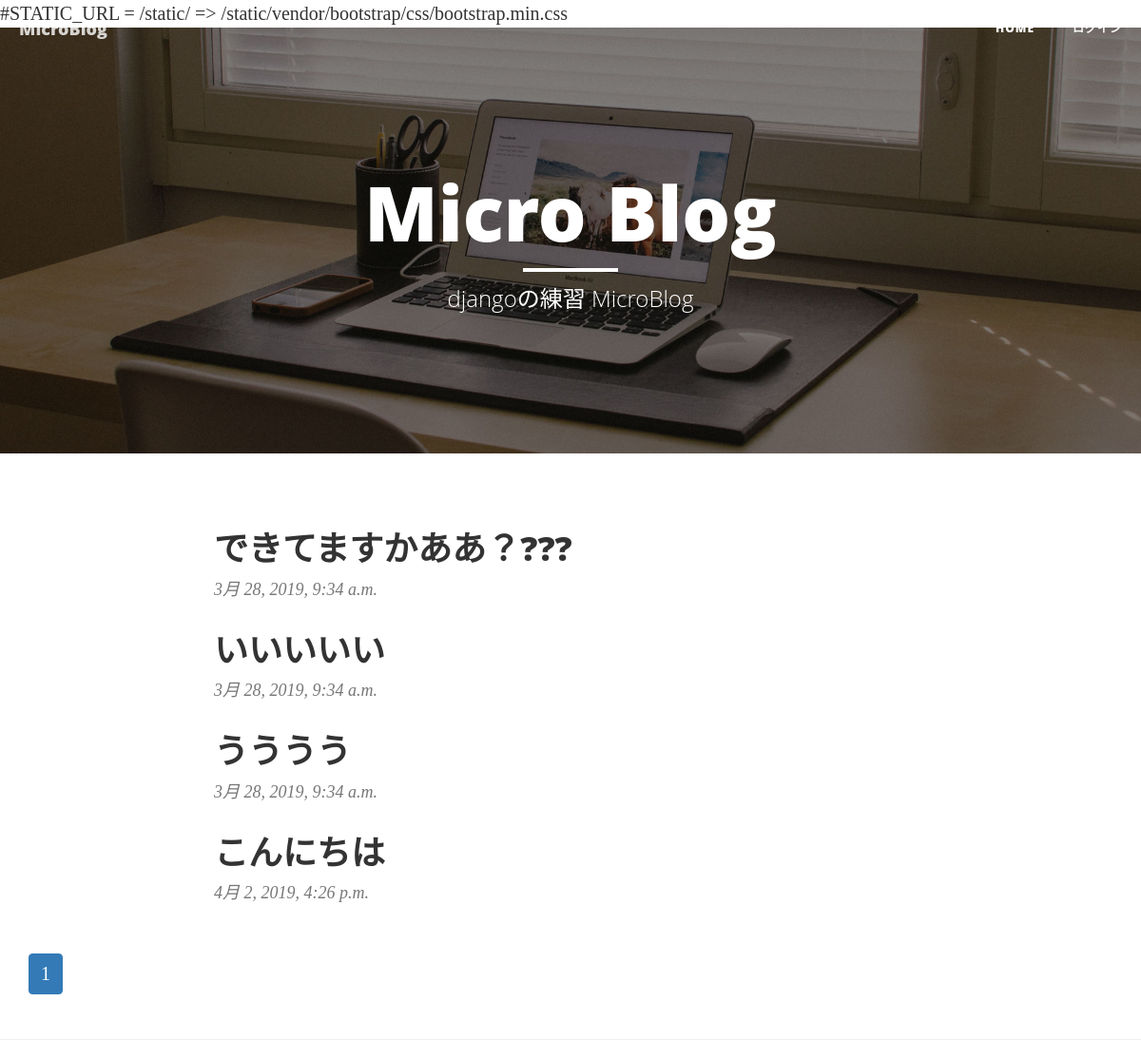
/, run on an earlier commit of the app's database.
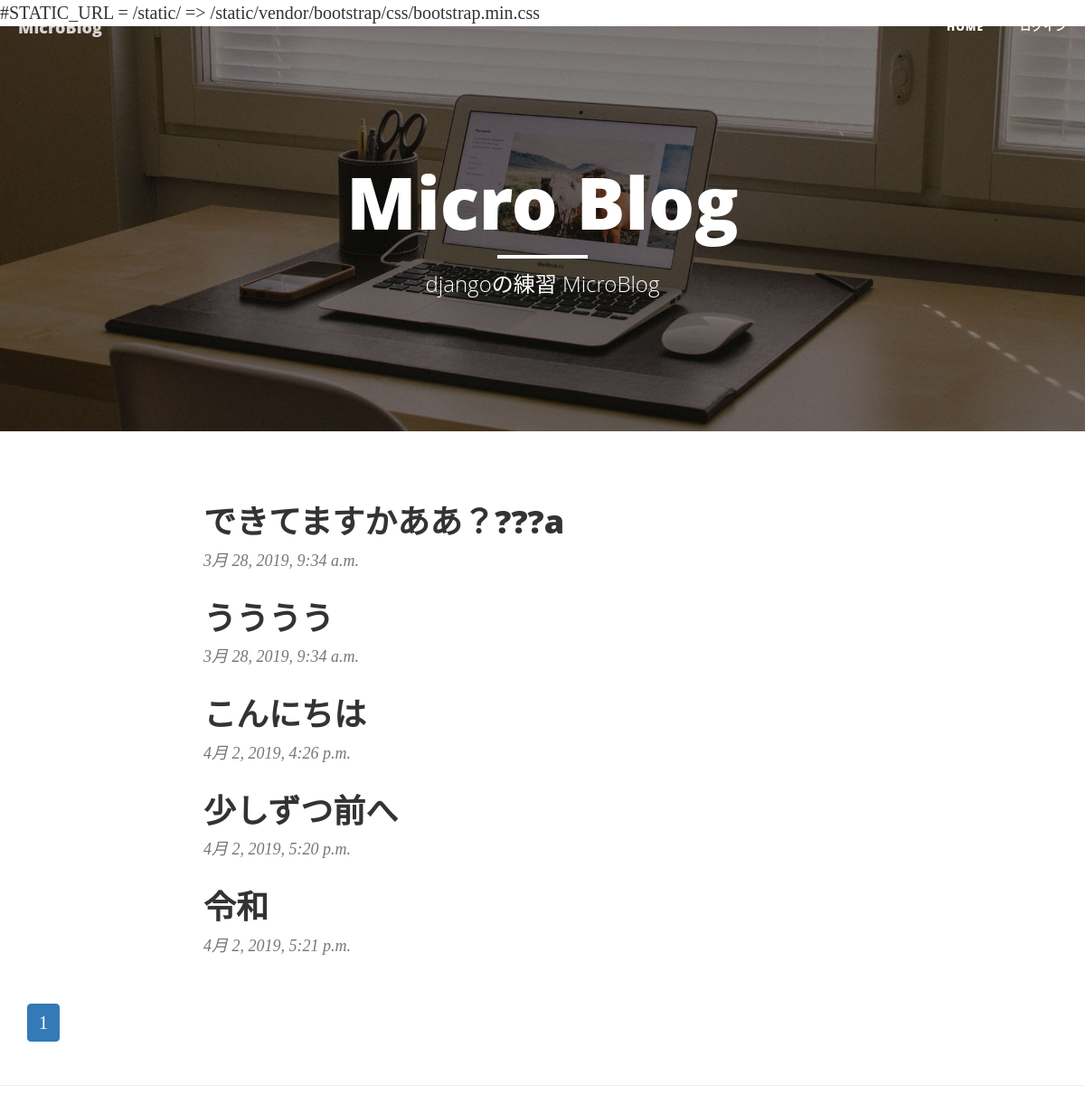
And on a later commit of the database.
### blog/models.py (models this page shows)
class Blog(models.Model):
    content = models.CharField(max_length=140)
    posted_date = models.DateTimeField(auto_now_add=True)

### blog/views.py (the view)
# urls.py: path('', BlogListView.as_view(), name='index'),
class BlogListView(ListView):
    model = Blog
    paginate_by = 5
    context_object_name = "blogs"

### blog/templates/blog/blog_list.html (shortened to what this page needs)
{% extends "base.html" %}
{% block body %}
      <div class="row">
           <div class="col-lg-8 col-lg-offset-2 col-md-10 col-md-offset-1">
               {% for blog in blogs %}
                <div class="post-preview">
                    <a href="{% url 'detail' blog.id %}">
                        <h2 class="post-title">
                             {{ blog.content }}
                        </h2>
                    </a>
                    <p class="post-meta">{{ blog.posted_date }}</p>
                 </div>
               {% endfor %}
           </div>
      </div>
<nav aria-label="Page navigation">
    <ul class="pagination">
        {% for page in paginator.page_range %}
        <li{% if page == page_obj.number %} class="active"{% endif %}><a href="?page={{ page }}">{{ page }}</a></li>
        {% endfor %}
    </ul>
</nav>
{% endblock %}

### blog/templates/base.html (shortened to what this page needs)
{% load static %}
<!DOCTYPE html>
<html lang="en">
<head>
    <link href="{% static 'vendor/bootstrap/css/bootstrap.min.css' %}" rel="stylesheet">
    <link href="{% static 'css/clean-blog.min.css' %}" rel="stylesheet">
</head>
<body>
    {% include "navi.html" %}
    <header class="intro-header" style="background-image: url({% static 'img/home-bg.jpg'%}">
        <div class="container">
            <div class="row">
                <div class="col-lg-8 col-lg-offset-2 col-md-10 col-md-offset-1">
                    <div class="site-heading">
                        <h1>Micro Blog</h1>
                        <hr class="small">
                        <span class="subheading">djangoの練習 MicroBlog</span>
                    </div>
                </div>
            </div>
        </div>
    </header>
    <div class="container">
        {% block body %}{% endblock %}
    </div>
    <hr>
</body>
</html>

### blog/templates/navi.html (shortened to what this page needs)
    <nav class="navbar navbar-default navbar-custom navbar-fixed-top">
        <div class="container-fluid">
            <div class="navbar-header page-scroll">
                <a class="navbar-brand" href="{% url 'index' %}">MicroBlog</a>
            </div>
            <div class="collapse navbar-collapse" id="bs-example-navbar-collapse-1">
                <ul class="nav navbar-nav navbar-right">
                    <li>
                        <a href="{% url 'index' %}">Home</a>
                    </li>
                    {% if user.is_authenticated %}
                    <li><a href="#">{{ user.username }}</a></li>
                    <li><a href="{% url 'logout' %}">ログアウト</a> </li>
                    {% else %}
                    <li><a href="{% url 'login' %}">ログイン</a> </li>
                    {% endif %}
                </ul>
            </div>
        </div>
    </nav>

What changed in the data, as far as the page shows it:
removed Blog: content "いいいいい", posted_date "3月 28, 2019, 9:34 a.m."
changed Blog: content "できてますかああ？???" → "できてますかああ？???a"
added Blog: content "少しずつ前へ", posted_date "4月 2, 2019, 5:20 p.m."
added Blog: content "令和", posted_date "4月 2, 2019, 5:21 p.m."
